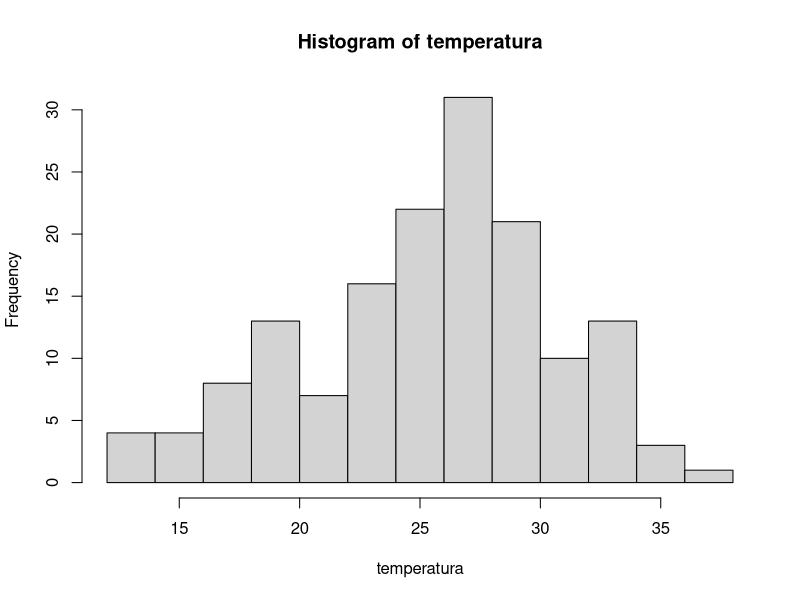
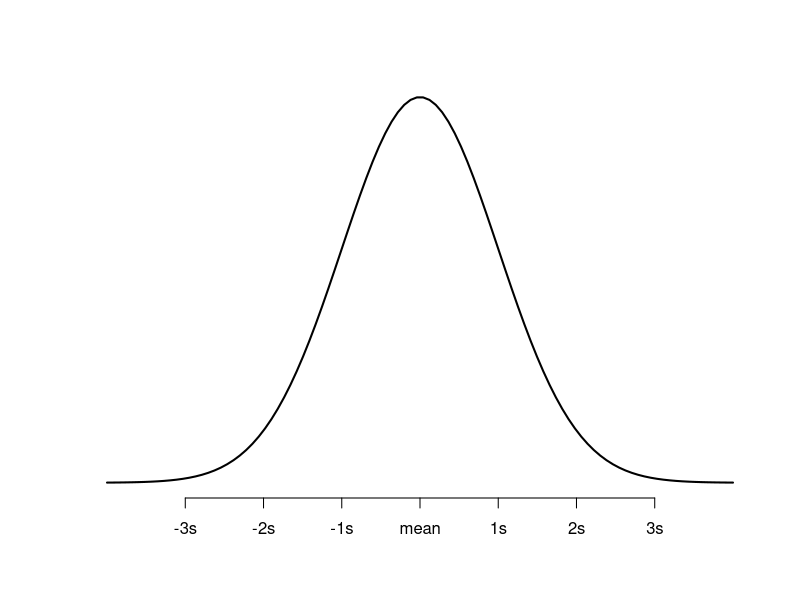
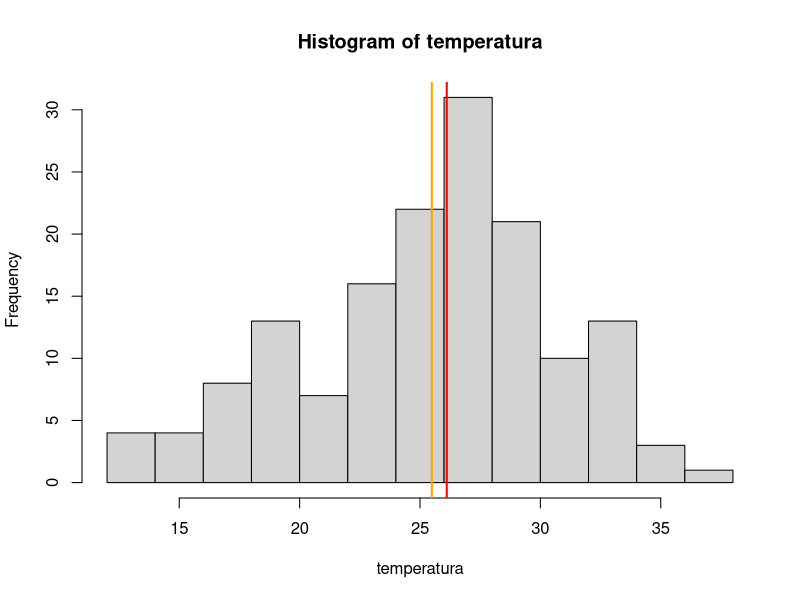
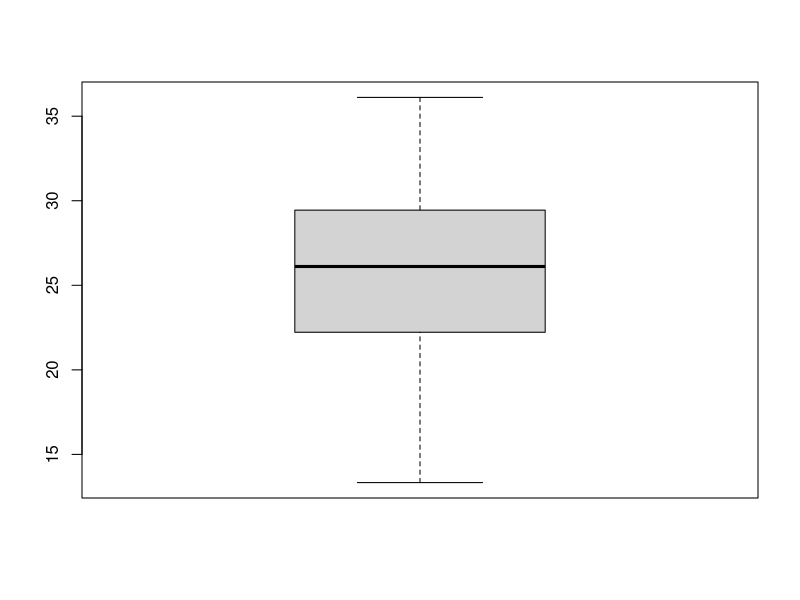

These charts were generated, in order, by the following R code:
## ---- chunk 1
data() 
## ---- chunk 2
aire<-as.data.frame(airquality)
## ---- chunk 3
temp<-as.vector(aire$Temp)
## ---- chunk 4
temperatura = (temp-32) / 1.8 
## ---- chunk 5
temperatura
## ---- chunk 6
summary(temperatura)
## ---- chunk 7
mean(temperatura)
## ---- chunk 8
median(temperatura)
## ---- chunk 9
var(temperatura)
## ---- chunk 10
sd(temperatura)
## ---- chunk 11
Mode <- function(x, na.rm = FALSE) {
  if(na.rm){
    x = x[!is.na(x)]
  }

  ux <- unique(x)
  return(ux[which.max(tabulate(match(x, ux)))])
}

Mode(temperatura)
## ---- chunk 12
min(temperatura)
## ---- chunk 13
max(temperatura)
## ---- chunk 14
quantile(temperatura)
## ---- chunk 15
hist(temperatura)
## ---- chunk 16
x <- seq(-4, 4, length=100)
## ---- chunk 17
y <- dnorm(x)
## ---- chunk 18
plot(x,y, type = "l", lwd = 2, axes = FALSE, xlab = "", ylab = "")
axis(1, at = -3:3, labels = c("-3s", "-2s", "-1s", "mean", "1s", "2s", "3s"))
## ---- chunk 19
hist(temperatura)
abline(v = mean(temperatura),
 col = "orange",
 lwd = 2)
abline(v = median(temperatura),
 col = "red",
 lwd = 2)
## ---- chunk 20
boxplot(temperatura)
